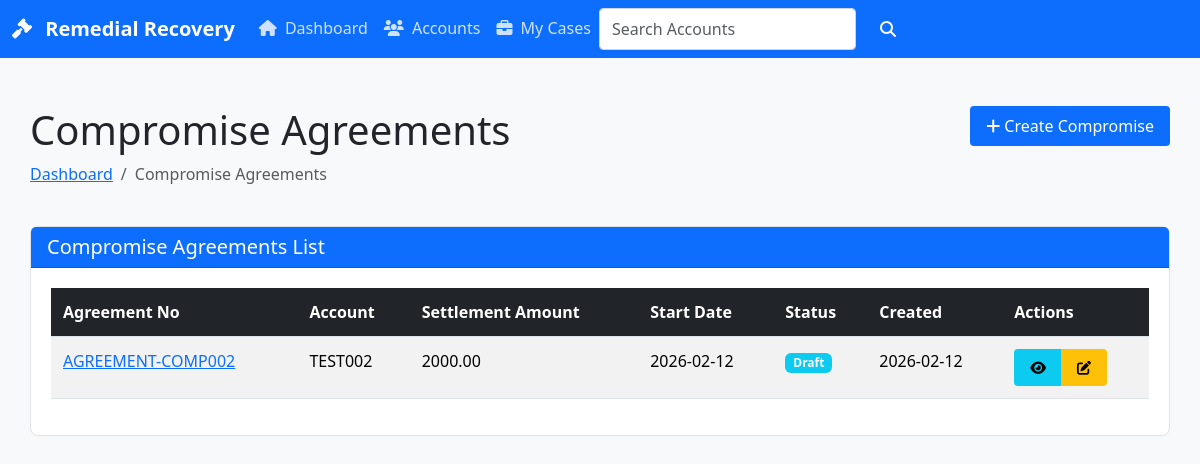
Screenshot of /remedial/compromises/ with the database file from the repository.
### apps/remedial/models.py (models this page shows, shortened)
class CompromiseAgreement(TenantAwareModel, TimeStampedModel):
    remedial_account = models.ForeignKey(
        RemedialAccount,
        on_delete=models.CASCADE,
        related_name="compromise_agreements",
    )
    agreement_no = models.CharField(max_length=64)
    status = models.CharField(max_length=20, choices=CompromiseStatus.choices, default=CompromiseStatus.DRAFT)
    settlement_amount = models.DecimalField(max_digits=14, decimal_places=2)
    start_date = models.DateField(null=True, blank=True)
    terms = models.TextField(blank=True, default="")
    grace_days = models.PositiveSmallIntegerField(default=3)
    default_threshold_days = models.PositiveSmallIntegerField(default=30)
    approved_by = models.ForeignKey(
        settings.AUTH_USER_MODEL,
        on_delete=models.PROTECT,
        null=True,
        blank=True,
        related_name="approved_compromises",
    )
    approved_at = models.DateTimeField(null=True, blank=True)
    created_by = models.ForeignKey(
        settings.AUTH_USER_MODEL,
        on_delete=models.PROTECT,
        related_name="created_compromises",
    )
    compromise_signed_date = models.DateField(null=True, blank=True)
    is_active = models.BooleanField(default=False)
    class Meta:
        constraints = [
            models.UniqueConstraint(
                fields=["remedial_account"],
                condition=models.Q(status__in=[
                    CompromiseStatus.APPROVED,
                    CompromiseStatus.ACTIVE,
                    CompromiseStatus.DEFAULTED,
                ]),
                name="unique_active_compromise_per_account",
            ),
            models.UniqueConstraint(fields=["remedial_account", "agreement_no"], name="unique_compromise_per_account"),
        ]

class RemedialAccount(TenantAwareModel, TimeStampedModel):
    id = models.UUIDField(primary_key=True, default=uuid.uuid4, editable=False)
    loan_account_no = models.CharField(max_length=64, unique=True)
    borrower_name = models.CharField(max_length=255)
    borrower_id_ref = models.CharField(max_length=64, blank=True)
    outstanding_balance_ref = models.DecimalField(max_digits=14, decimal_places=2, null=True, blank=True)
    stage = models.CharField(max_length=20, choices=RemedialStage.choices, default=RemedialStage.PRE_LEGAL)
    status = models.CharField(max_length=20, choices=RemedialStatus.choices, default=RemedialStatus.ACTIVE)
    assigned_officer = models.ForeignKey(
        settings.AUTH_USER_MODEL,
        on_delete=models.PROTECT,
        null=True,
        blank=True,
        related_name="assigned_remedial_accounts",
    )
    closed_at = models.DateTimeField(null=True, blank=True)
    remarks = models.TextField(blank=True)
    metadata = models.JSONField(default=dict, blank=True)
    class Meta:
        indexes = [
            models.Index(fields=["stage", "status"]),
            models.Index(fields=["assigned_officer", "stage"]),
        ]

### apps/remedial/views.py (the view)
# urls.py: path("compromises/", views.CompromiseListView.as_view(), name="compromiseagreement-list"),
class CompromiseListView(ListView):
    model = models.CompromiseAgreement
    template_name = 'remedial/compromise_list.html'
    context_object_name = 'compromises'
    paginate_by = 20
    def get_queryset(self):
        return models.CompromiseAgreement.objects.filter(tenant=self.request.tenant).select_related('remedial_account').order_by('-created_at')
    def get_context_data(self, **kwargs):
        context = super().get_context_data(**kwargs)
        context['title'] = 'Compromise Agreements'
        context['active_page'] = 'compromises'
        return context

### templates/remedial/compromise_list.html (shortened to what this page needs)
{% extends "base.html" %}
{% block content %}
<div class="container py-4">
    <div class="row mb-4">
        <div class="col">
            <h1>{{ title }}</h1>
            <nav aria-label="breadcrumb">
                <ol class="breadcrumb">
                    <li class="breadcrumb-item"><a href="{% url 'remedial:dashboard' %}">Dashboard</a></li>
                    <li class="breadcrumb-item active" aria-current="page">{{ title }}</li>
                </ol>
            </nav>
        </div>
        <div class="col-auto">
            <a href="{% url 'remedial:compromise-create' %}" class="btn btn-primary">
                <i class="fas fa-plus"></i> Create Compromise
            </a>
        </div>
    </div>
    <div class="card">
        <div class="card-header bg-primary text-white">
            <h5 class="mb-0">Compromise Agreements List</h5>
        </div>
        <div class="card-body">
            <div class="table-responsive">
                <table class="table table-striped table-hover">
                    <thead class="table-dark">
                        <tr>
                            <th>Agreement No</th>
                            <th>Account</th>
                            <th>Settlement Amount</th>
                            <th>Start Date</th>
                            <th>Status</th>
                            <th>Created</th>
                            <th>Actions</th>
                        </tr>
                    </thead>
                    <tbody>
                        {% for compromise in compromises %}
                        <tr>
                            <td><a href="{% url 'remedial:compromise-detail' compromise.pk %}">{{ compromise.agreement_no }}</a></td>
                            <td>{{ compromise.remedial_account.loan_account_no }}</td>
                            <td>{{ compromise.settlement_amount }}</td>
                            <td>{{ compromise.start_date|date:"Y-m-d" }}</td>
                            <td>
                                <span class="badge bg-info">{{ compromise.get_status_display }}</span>
                            </td>
                            <td>{{ compromise.created_at|date:"Y-m-d" }}</td>
                            <td>
                                <div class="btn-group" role="group">
                                    <a href="{% url 'remedial:compromise-detail' compromise.pk %}" class="btn btn-sm btn-info">
                                        <i class="fas fa-eye"></i>
                                    </a>
                                    <a href="{% url 'remedial:compromise-update' compromise.pk %}" class="btn btn-sm btn-warning">
                                        <i class="fas fa-edit"></i>
                                    </a>
                                </div>
                            </td>
                        </tr>
                        {% endfor %}
                    </tbody>
                </table>
            </div>
        </div>
    </div>
</div>
{% endblock %}

### templates/base.html (style rules this page uses)
.container { max-width: 1200px; margin: 0 auto; padding: 0 15px; }
.btn { padding: 8px 16px; border-radius: 4px; border: none; cursor: pointer; font-weight: 500; }
.btn-primary { background-color: #0d6efd; color: white; }
.card { border: 1px solid #dee2e6; border-radius: 8px; margin-bottom: 20px; }
.card-body { padding: 20px; }
.table { width: 100%; border-collapse: collapse; }
.table th, .table td { padding: 12px; text-align: left; border-bottom: 1px solid #dee2e6; }
.table-striped tbody tr:nth-of-type(odd) { background-color: #f8f9fa; }
.badge { display: inline-block; padding: 4px 8px; font-size: 12px; font-weight: 600; }

### rows the page displays
CompromiseAgreement: agreement_no "AGREEMENT-COMP002", remedial_account.loan_account_no "TEST002", settlement_amount "2000.00", start_date "2026-02-12", status "Draft", created_at "2026-02-12"

### other values shown
{{ title }} "Compromise Agreements"
